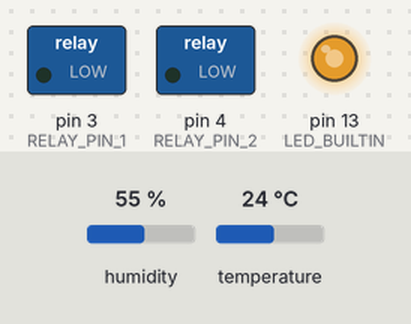
A sketch run on a simulated Arduino Uno, built with avr-gcc and run on an emulated ATmega328P. Parts: switched loads named in the sketch (green lamp = pin HIGH), output pins drawn as LEDs (lit = HIGH). The inputs (shaded band) are chosen by the test bench; at power-on: temperature 24 °C, humidity 55 %.

Above: at 6.7 s.
6.8 s: temperature set to 26 °C
10.3 s: temperature set to 29 °C
At 12.2 s:
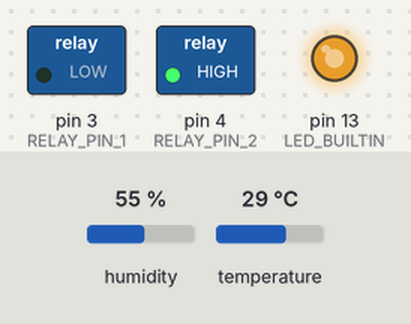
15.1 s: temperature set to 33 °C
At 16.7 s:
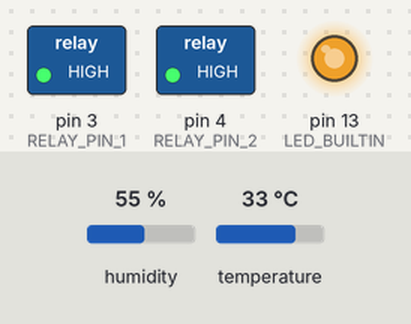
Timing chart, 0 to 27.0 s (numbered marks = the images above; inputs shaded):
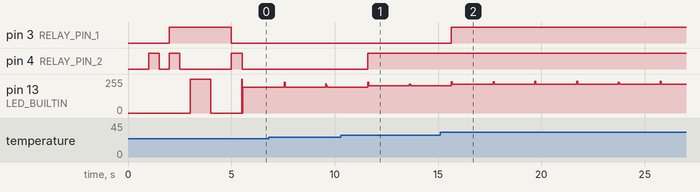

Measured:
- the behaviour switches between 27 and 28 °C on temperature (found by bisection; images 0 and 1)
- after the input at 10.3 s, pin 4 (RELAY_PIN_2): LOW → HIGH after 1.3 s
- after the input at 15.1 s, pin 3 (RELAY_PIN_1): LOW → HIGH after 0.54 s

The sketch:

_________.ino
```cpp
#include <DHT.h>

#define DHTPIN 0        // 連接到 DHT11 的引腳
#define DHTTYPE DHT11   // 使用 DHT11 溫度傳感器

#define RELAY_PIN_1 3   // 第一個繼電器的控制引腳
#define RELAY_PIN_2 4   // 第二個繼電器的控制引腳

#define lowest 28.0
#define medium 30.0
#define highest 31.0

DHT dht(DHTPIN, DHTTYPE);
bool led_status = false;


void setup() {
  Serial.begin(9600);
  dht.begin();
  pinMode(LED_BUILTIN, OUTPUT);
  pinMode(RELAY_PIN_1, OUTPUT);
  pinMode(RELAY_PIN_2, OUTPUT);
  delay(1000);
  digitalWrite(RELAY_PIN_1, LOW);
  digitalWrite(RELAY_PIN_2, HIGH);
  delay(500);
  digitalWrite(RELAY_PIN_1, LOW);
  digitalWrite(RELAY_PIN_2, LOW);
  delay(500);
  digitalWrite(RELAY_PIN_1, HIGH);
  digitalWrite(RELAY_PIN_2, HIGH);
  delay(500);
  digitalWrite(RELAY_PIN_1, HIGH);
  digitalWrite(RELAY_PIN_2, LOW);
  delay(500);

  digitalWrite(LED_BUILTIN, HIGH);
  delay(1000);
  digitalWrite(LED_BUILTIN, LOW);
  delay(1000);
  digitalWrite(RELAY_PIN_1, LOW);
  digitalWrite(RELAY_PIN_2, HIGH);
  delay(500);
}

void loop() {
  digitalWrite(LED_BUILTIN, HIGH);
  // 讀取溫度數據
  float temperature = dht.readTemperature();
  // 檢查是否成功讀取數據
  if (!isnan(temperature)) {
    // 根據溫度範圍控制繼電器
    if (temperature < lowest) {
      digitalWrite(RELAY_PIN_1, LOW);
      digitalWrite(RELAY_PIN_2, LOW);
    } else if (temperature >= lowest && temperature < medium) {
      digitalWrite(RELAY_PIN_1, LOW);
      digitalWrite(RELAY_PIN_2, HIGH);
    } else if (temperature >= medium && temperature < highest) {
      digitalWrite(RELAY_PIN_1, HIGH);
      digitalWrite(RELAY_PIN_2, LOW);
    } else if (temperature >= highest) {
      digitalWrite(RELAY_PIN_1, HIGH);
      digitalWrite(RELAY_PIN_2, HIGH);
    }
  }
  digitalWrite(LED_BUILTIN, LOW);
}
```
